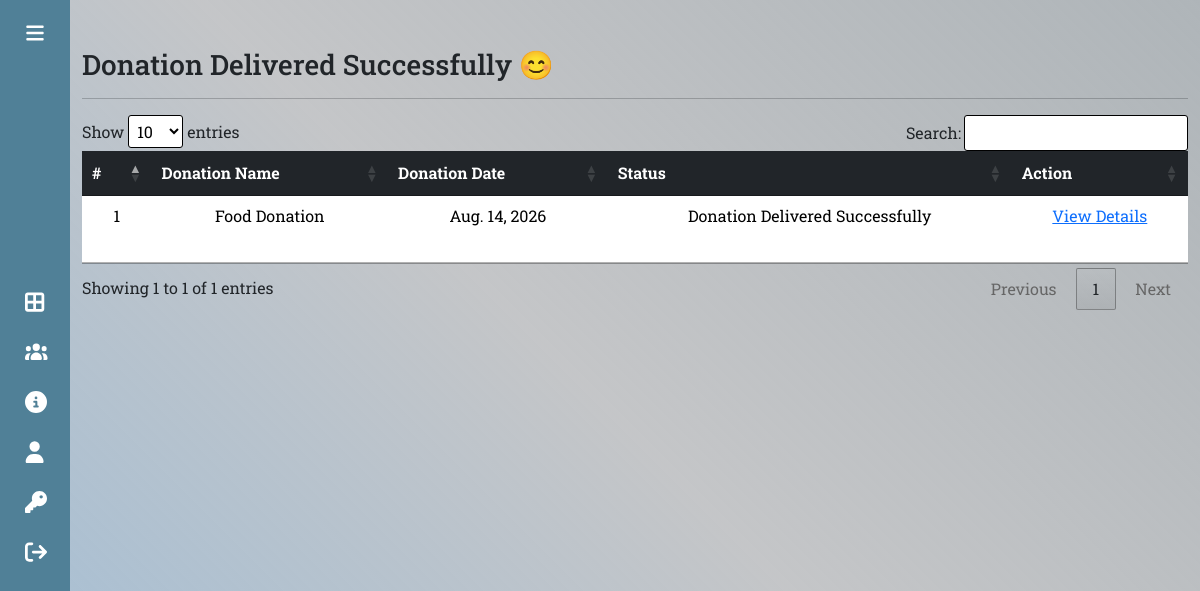
Page /donationdelivered-volunteer/ (signed in) on the committed database.
### app/models.py (models this page shows, shortened)
class Donation(models.Model):
    donar = models.ForeignKey(Donar, on_delete=models.CASCADE)
    donationname = models.CharField(choices= DONATION_CHOICES,max_length=100, null=True, blank= True)
    donationpic = models.ImageField(upload_to='donation', null=True, blank=True )
    collectionlocation = models.CharField(max_length=300, null=True)
    description = models.CharField(max_length=300, null=True)
    status = models.CharField(max_length=30, null=True)
    donationdate = models.DateField(null=True)
    adminremark = models.CharField(max_length=200, null=True)
    volunteer = models.ForeignKey(Volunteer, on_delete=models.CASCADE, null=True)
    donationarea = models.ForeignKey(DonationArea, on_delete=models.CASCADE, null=True)
    volunteerremark = models.CharField(max_length=200, null=True)
    updationdate = models.DateField(null=True)

### app/views.py (the view)
def donationdelivered_volunteer(request):
    if not request.user.is_authenticated:
        return redirect('/login_volunteer')
    user = request.user
    volunteer = Volunteer.objects.get(user = user)
    donation = Donation.objects.filter(volunteer = volunteer, status = 'Donation Delivered Successfully')
    return render(request, "donationdelivered-volunteer.html",locals())

### app/templates/donationdelivered-volunteer.html
{% extends 'base-volunteer.html' %}
{% load static %}
{% block main %}
<div class="container mt-5 vh-100 table-responsive">
    <h3>Donation Delivered Successfully &#128522;</h3>
    <hr>
    <table id="mytable" class="table data">
        <thead class="table-dark">
            <tr class="text-center">
                <th scope="col">#</th>
                <th>Donation Name</th>
                <th>Donation Date</th>
                <th>Status</th>
                <th>Action</th>
            </tr>
        </thead>
        <tbody>
            {% for i in donation %}
            <tr class="text-center">
                <td>{{forloop.counter}}</td>
                <td>{{i.donationname}}</td>
                <td>{{i.donationdate}}</td>
                <td>{{i.status}}</td>
                <td><a href="{% url 'donationrec-detail' i.id %}">View Details</a></td>
            </tr>
            {% endfor %}
        </tbody>
    </table>
</div>
{% endblock main %}

### app/static/css/style-admin.css (style rules this page uses)
* { margin:0; padding:0; box-sizing: border-box; }
body { position: relative; min-height: 100vh; width: 100%; overflow: hidden; }
.table tr td { height: 50px; }

### app/templates/base-volunteer.html (style rules this page uses)
body { background-image: linear-gradient(45deg, #a2bed6, #aeb0b3b9, #afb5b9); }

### rows in the picture
Donation: donationname "Food Donation", donationdate "Aug. 14, 2026", status "Donation Delivered Successfully"
